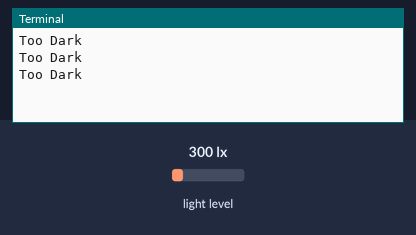
The program below on a simulated Raspberry Pi (BCM pin numbers). Parts: the last lines printed to the terminal. Inputs (shaded band) come from the test bench; at power-on: light level 300 lx.

Above: at 1.2 s.
1.3 s: light level set to 40 lx
At 1.9 s:
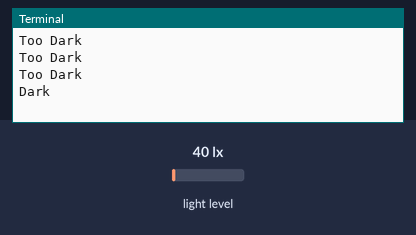
3.0 s: light level set to 500 lx
At 3.4 s:
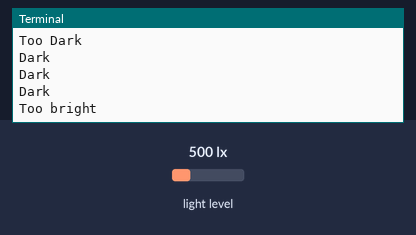
4.5 s: light level set to 180 lx
At 4.9 s:
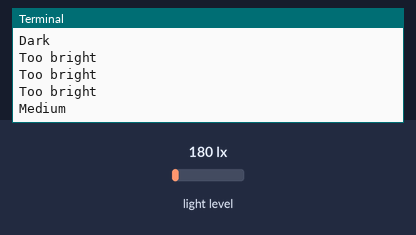
6.0 s: light level set to 220 lx
At 6.5 s:
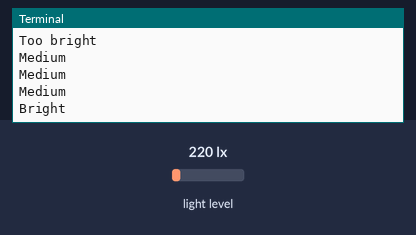

Measured:
- after the input at 1.3 s, the terminal: prints a new line after 0.21 s (image 1)
- after the input at 3.0 s, the terminal: prints a new line at once (image 2)
- after the input at 4.5 s, the terminal: prints a new line at once (image 3)
- after the input at 6.0 s, the terminal: prints a new line at once (image 4)

The program:

8.1D.py
```python
import smbus
import time

BH1750_sensor= 0x23
turnoff = 0x00
turnon = 0x01
Reset = 0x07
recieved_address = 0x20

bus = smbus.SMBus(1)

def Light():
     address = bus.read_i2c_block_data(BH1750_sensor,recieved_address)
     value = Light_intensity(address)
     return value

def Light_intensity(address):
  return((address[1] + (256 * address[0]))/1.2)


def main():

    while True:
     intensity = Light()
     if intensity > 300:
         print("Too bright")

     elif intensity > 200 and intensity < 300:
        print("Bright")

     elif intensity > 100 and intensity < 200:
        print("Medium")

     elif intensity > 30 and intensity < 100:
        print("Dark")

     else:
        print("Too Dark")
     time.sleep(0.5)

if __name__ == "__main__":
    main()
    time.sleep(5)
```
